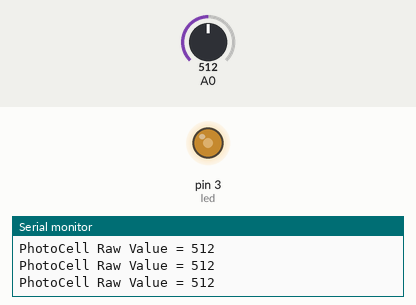
This sketch was run on a simulated Arduino Uno, built with avr-gcc and run on an emulated ATmega328P. On the bench: output pins drawn as LEDs (lit = HIGH), the last lines printed to the serial monitor. The inputs (shaded band) are chosen by the test bench; at power-on: A0 = 512.

Above: at 1.2 s.
1.3 s: A0 set to 306
At 2.4 s:
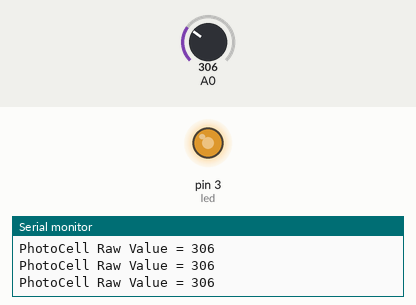
2.8 s: A0 set to 122
At 3.8 s:
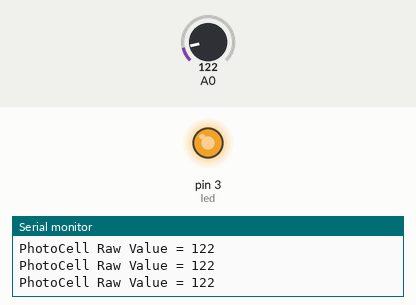
4.3 s: A0 set to 900
At 5.3 s:
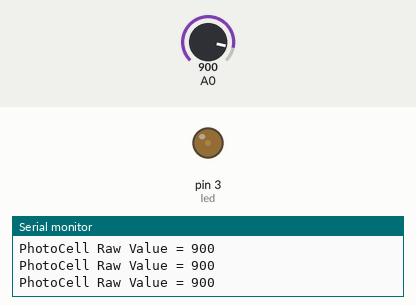
5.8 s: A0 set to 1023
At 6.7 s:
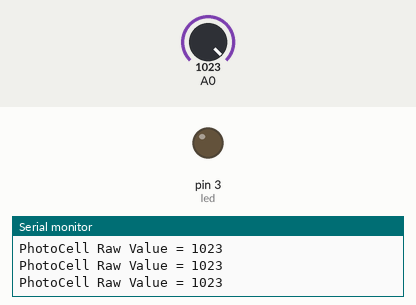
7.3 s: A0 set to 511
At 8.1 s:
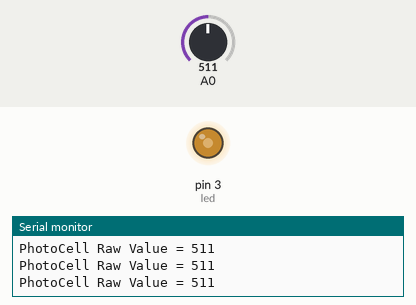
Timing chart, 0 to 9.8 s (numbered marks = the images above; inputs shaded):
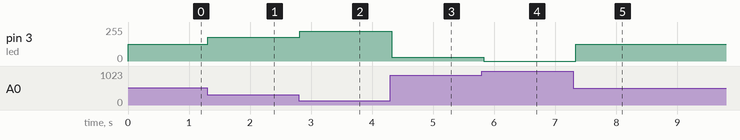

Measured:
- after the input at 1.3 s, pin 3 (led): 127/255 → 178/255 at once
- after the input at 2.8 s, pin 3 (led): 178/255 → 224/255 at once
- after the input at 4.3 s, pin 3 (led): 224/255 → 30/255 at once
- after the input at 5.8 s, pin 3 (led): 30/255 → 0/255 at once
- after the input at 7.3 s, pin 3 (led): 0/255 → 127/255 at once

The sketch:

Lab03_Part01.ino
```cpp
#define led 3

void setup() {
  pinMode(led, OUTPUT);
  Serial.begin(9600);
}

void loop() {
  int sensor_value = analogRead(A0);
  Serial.print("PhotoCell Raw Value = ");
  Serial.println(sensor_value);
  int photosensor = 1023 - sensor_value;
  int LEDpower = map(photosensor, 0, 1023, 0, 255);
  analogWrite(led, LEDpower);
  delay(100);
}
```
